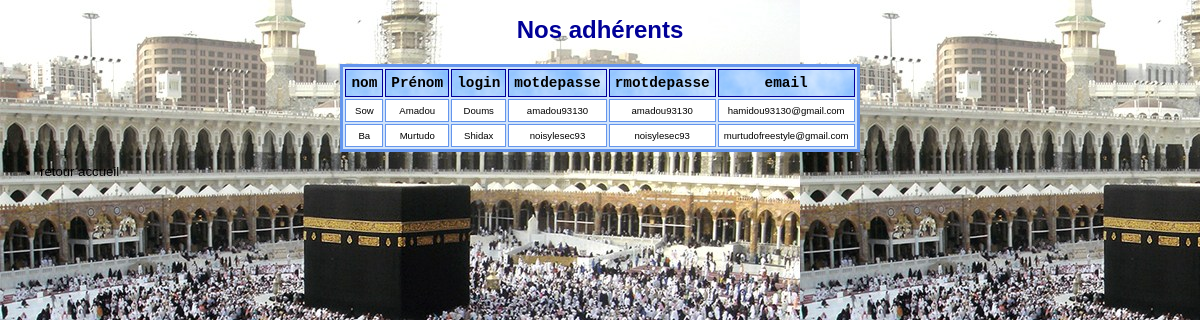
Page /vue_listeadherents.php on the committed database.
### tables this page shows
CREATE TABLE `membres` (
  `nom` varchar(50) NOT NULL,
  `prenom` varchar(50) NOT NULL,
  `login` varchar(50) NOT NULL,
  `motdepasse` varchar(50) NOT NULL,
  `rmotdepasse` varchar(50) NOT NULL,
  `email` varchar(50) NOT NULL
);

### fonctions_insertion.php (called while the page is built, shortened)
<?php
 function obtenir_liste_des_adherents()
 {
	require 'param_connexion.php';
	$les_adherents = array();
	$requete="select * from membres";
	$resultat_sql = mysqli_query($lien_base, "$requete");
	if($resultat_sql == false)
	{
		die("Impossible d'executer la requete: $requete " . mysqli_error());
	}
	else
	{
		$nb_lignes=mysqli_affected_rows($lien_base);
		$i=1;
		while($i<=$nb_lignes)
		{
			$les_adherents[] = mysqli_fetch_array($resultat_sql);
			$i=$i+1;
		}
	}
	return $les_adherents;
}
   ?>

### vue_listeadherents.php (the view, shortened to what this page needs)
<!DOCTYPE HTML PUBLIC "-//W3C//DTD HTML 4.01 Transitional//EN"  "http://www.w3.org/TR/html4/loose.dtd">
<html>
<head>
 <link href="style_op.css" type="text/css" rel="stylesheet" media="all">
 </head>
<body background= "albumphoto.jpg">
 <h1>Nos adhérents</h1>
 <table>
 <tr>
<th>nom</th>
 <th>Prénom</th>
 <th>login</th>
 <th>motdepasse</th>
 <th>rmotdepasse</th>
 <th>email</th>
 </tr>
 <?php
 include 'fonctions_insertion.php';
 $les_adherents = obtenir_liste_des_adherents();
$nb = count($les_adherents);
$i=0;
while ($i<$nb)
{
	$un_adherent=$les_adherents[$i];
	$nom=$un_adherent['nom'];
	$prenom=$un_adherent['prenom'];
	$login=$un_adherent['login'];
	$motdepasse=$un_adherent['motdepasse'];
	$rmotdepasse=$un_adherent['rmotdepasse'];
	$email=$un_adherent['email'];
	echo "<tr><td>$nom</td><td>$prenom</td><td>$login</td><td>$motdepasse</td><td>$rmotdepasse</td><td>$email</td>	</tr>";
	$i=$i+1;
}
 ?>
 </table>
 <ul>
	<li><a href='index.php'>retour accueil</a></li>
</ul>
 </body>
</html>

### style_op.css (style rules this page uses)
body { font-family: Verdana, Arial, "sans serif"; font-size: 12px; color: #000000; text-align: left; margin: 0px; }
h1 { font-size: 2em; color: #000098; text-align: center; }
a { font-family: Arial, "sans serif"; font-size: 1.10em; color: #000000; text-decoration: none; }
table { border:3px solid #6495ed; width:40%; margin:auto; margin-top:20px; background-color: #D0E3FA; }
tr { height: 20px; }
th { font-family: monospace; font-size: 1.20em; text-align: center; border: 1px solid #000099; width: 33%; padding: 5px; background-color: #D0E3FA; background-image: url('sky.jpg'); }
td { font-family: verdana, sans-serif; font-size: 0.80em; border: 1px solid #6495ed; width: 33%; padding: 5px; text-align: center; vertical-align: middle; background-color: #ffffff; }

### rows in the picture
membres: nom "Sow", prenom "Amadou", login "Doums", motdepasse "amadou93130", rmotdepasse "amadou93130", email "hamidou93130@gmail.com"
membres: nom "Ba", prenom "Murtudo", login "Shidax", motdepasse "noisylesec93", rmotdepasse "noisylesec93", email "murtudofreestyle@gmail.com"
